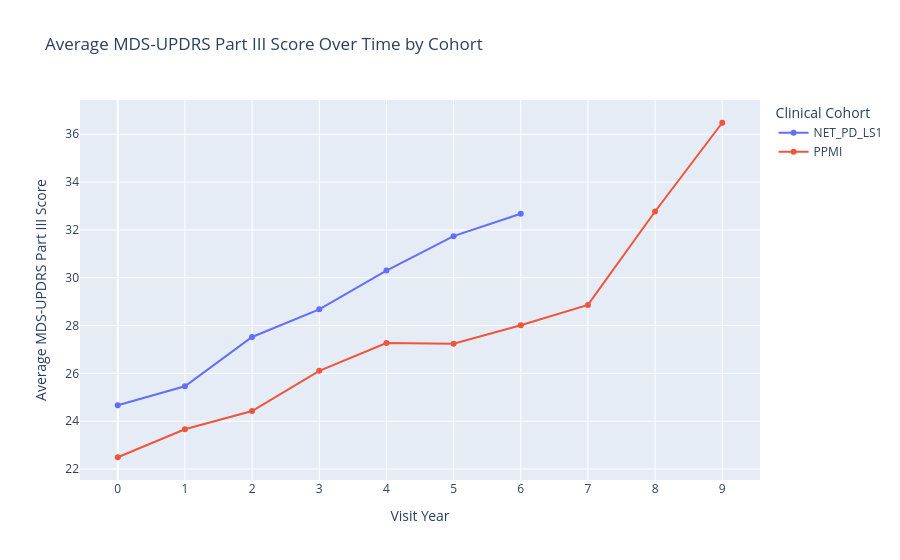

Write notebook code for a chart like this one.
### Code cell
# Ensure visit_month and score are numeric
pt3['visit_month'] = pd.to_numeric(pt3['visit_month'], errors='coerce')
pt3['mds_updrs_part_iii_summary_score'] = pd.to_numeric(pt3['mds_updrs_part_iii_summary_score'], errors='coerce')

# Drop missing values
df = pt3.dropna(subset=['visit_month', 'mds_updrs_part_iii_summary_score', 'clinical_study'])

# Bin by every 12 months (i.e., 1 year) and label as year
df['visit_year'] = (df['visit_month'] // 12).astype(int)

# Group by binned year and cohort, then take mean
grouped = df.groupby(['visit_year', 'clinical_study'], as_index=False)['mds_updrs_part_iii_summary_score'].mean()

# Plot the averaged lines
fig = px.line(
    grouped,
    x='visit_year',
    y='mds_updrs_part_iii_summary_score',
    color='clinical_study',
    markers=True,
    title='Average MDS-UPDRS Part III Score Over Time by Cohort',
    labels={
        'visit_year': 'Visit Year',
        'mds_updrs_part_iii_summary_score': 'Average MDS-UPDRS Part III Score',
        'clinical_study': 'Clinical Cohort'
    }
)

fig.update_layout(
    xaxis=dict(dtick=1),  # tick every year
    legend_title_text='Clinical Cohort'
)

fig.show()

### Figure 1 — Plotly figure (JSON) as saved in the notebook; plotly's stock layout.template omitted (floating-point values rounded to 4 significant figures)
{"data": [{"hovertemplate": "Clinical Cohort=NET_PD_LS1<br>Visit Year=%{x}<br>Average MDS-UPDRS Part III Score=%{y}<extra></extra>", "legendgroup": "NET_PD_LS1", "line": {"color": "#636efa", "dash": "solid"}, "marker": {"symbol": "circle"}, "mode": "lines+markers", "name": "NET_PD_LS1", "orientation": "v", "showlegend": true, "type": "scatter", "x": [0, 1, 2, 3, 4, 5, 6], "xaxis": "x", "y": [24.67, 25.46, 27.52, 28.68, 30.3, 31.74, 32.67], "yaxis": "y"}, {"hovertemplate": "Clinical Cohort=PPMI<br>Visit Year=%{x}<br>Average MDS-UPDRS Part III Score=%{y}<extra></extra>", "legendgroup": "PPMI", "line": {"color": "#EF553B", "dash": "solid"}, "marker": {"symbol": "circle"}, "mode": "lines+markers", "name": "PPMI", "orientation": "v", "showlegend": true, "type": "scatter", "x": [0, 1, 2, 3, 4, 5, 6, 7, 8, 9], "xaxis": "x", "y": [22.49, 23.66, 24.42, 26.1, 27.27, 27.24, 28.01, 28.86, 32.77, 36.48], "yaxis": "y"}], "layout": {"legend": {"title": {"text": "Clinical Cohort"}, "tracegroupgap": 0}, "title": {"text": "Average MDS-UPDRS Part III Score Over Time by Cohort"}, "xaxis": {"anchor": "y", "domain": [0, 1], "dtick": 1, "title": {"text": "Visit Year"}}, "yaxis": {"anchor": "x", "domain": [0, 1], "title": {"text": "Average MDS-UPDRS Part III Score"}}}}
